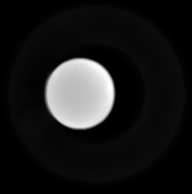
#> input picture notebooks/data2d_for_test_1.tif, 192 x 194 px
$ jupyter execute real_example_2d.ipynb   (shell and % lines are left out)
#> lines starting #> are read from the running program, lines starting #| are printed output that depends on the picture; after the words box and inside, x2 and y2 are one past the last pixel; in counts of white or black regions, pixels touching at a corner belong together
### sectorizedradialprofile/calculate_radial_profile.py
import numpy as np
import pandas as pd


class CalculateRadialProfile(object):

    def __init__(self, data: np.ndarray):
        """

        :param data: numpy 2D array
        :type data: np.array
        """
        self.data = data
        self.dimension = len(data.shape)
        if self.dimension not in [2, 3]:
            raise ValueError('Only 2D or 3D np.array are supported.')
        self.bool_2d = self.dimension == 2  # boolean indicator of data dimension, True: 2D, False: 3D
        self.center = None
        self.radius = None
        self.angle_range = None
        self.x0 = None
        self.y0 = None
        self.z0 = None
        self.param_list = []
        if self.bool_2d:
            self.y_index, self.x_index = np.indices(self.data.shape)
            self.y_len, self.x_len = np.shape(self.data)  # retrieve the size of the array
        else:
            self.z_index, self.y_index, self.x_index = np.indices(self.data.shape)
            self.z_len, self.y_len, self.x_len = np.shape(self.data)  # retrieve the size of the array
        self.final_radius_array = None
        self.final_data_array = None

    def add_params(self, center: tuple, radius=None, angle_range=None):
        """

        :param center: Origin of the radial plot, '(x0, y0)' or '(x0, y0, z0)'.
        :type center: tuple
        :param radius: The maximum distance from specified center. Optional, default 'None' used to include all.
        :type radius: int or float
        :param angle_range: Angular coverage in degrees '(0, 360)'. Optional, default 'None' used to include all.
        :type angle_range: tuple
        """
        self._validate_params(center=center, radius=radius, angle_range=angle_range)
        self.center = center
        self.radius = radius
        self.angle_range = angle_range
        self.x0 = self.center[0]
        self.y0 = self.center[1]
        self.param_list.append(form_param_dict(center=center, radius=radius, angle_range=angle_range))

    def calculate(self):
        """
        Performs the radial profile calculation
        :return:
        :rtype:
        """
        _final_radius_array = np.array([])
        _final_data_array = np.array([])
        for each_param_dict in self.param_list:
            _current_radius_array, _current_data_array = self.get_sorted_radial_array(each_param_dict)
            _final_radius_array = np.concatenate((_final_radius_array, _current_radius_array), axis=None)
            _final_data_array = np.concatenate((_final_data_array, _current_data_array), axis=None)
        self.final_radius_array = np.array(_final_radius_array)
        self.final_data_array = np.array(_final_data_array)
        self.calculate_profile()

    def calculate_profile(self):
        '''calculate the final profile'''
        df = pd.DataFrame()
        df['radius'] = self.final_radius_array
        df['value'] = self.final_data_array
        df1 = df.groupby('radius').agg({'value': ['mean', 'std', 'sem']})['value']
        self.radial_profile = df1

    def get_sorted_radial_array(self, param_dict):
        """
        :return: sorted radius array and data array
        :rtype: np.array
        """
        self.center = param_dict['center']
        self.radius = param_dict['radius']
        self.angle_range = param_dict['angle_range']
        self.x0 = self.center[0]
        self.y0 = self.center[1]
        if not self.bool_2d:
            self.z0 = self.center[2]

        self.calculate_pixels_radius()
        self.calculate_pixels_angle_position()
        self.turn_off_data_outside()
        self.sort_indices_of_radius()
        self.sort_data_by_radius_value()
        return self.sorted_radius[:], self.data_sorted_by_radius[:]

    def sort_data_by_radius_value(self):
        '''sort the working data by radius indices'''
        _data_sorted_by_radius = self.working_data.flat[self.sorted_radius_indices]
        _sorted_radius = self.radius_array.flat[self.sorted_radius_indices]
        _nan_indices = np.isnan(_data_sorted_by_radius)
        _not_nan_indices = np.invert(_nan_indices)
        self.data_sorted_by_radius = _data_sorted_by_radius[_not_nan_indices]
        self.sorted_radius = _sorted_radius[_not_nan_indices]
        # print(self.sorted_radius)

    def sort_indices_of_radius(self):
        '''sort the indices of the radius array'''
        sort_indices = np.argsort(self.radius_array.flat)
        self.sorted_radius_indices = sort_indices

    def turn_off_data_outside(self):
        '''using the angle range provided and the angle value of each pixels,
        this algorithm replace all the initial data by 0 outside the range specified'''
        inside_indices = np.isreal(self.data)
        if self.angle_range is not None:
            left_angles_indices = self.array_angle_deg >= self.angle_range[0]
            right_angles_indices = self.array_angle_deg <= self.angle_range[1]
            inside_indices = np.logical_and(left_angles_indices, right_angles_indices)
        if self.radius is not None:
            in_radius_indices = self.radius_array <= self.radius
            inside_indices = np.logical_and(inside_indices, in_radius_indices)
        not_keep_indices = np.invert(inside_indices)

        working_data = np.array(self.data, dtype=np.float64)  # forced array to be float so NaN can be used
        working_data[not_keep_indices] = np.nan  # replaced 0 with NaN so the mean & std can be calculated correctly
        #working_data[self.y0, self.x0] = 1  # make sure center is part of the pixel to keep

        self.working_data = working_data

    def calculate_pixels_angle_position(self):
        '''determine the angle position related to the top vertical center of
        each pixel in degrees'''
        if self.angle_range is not None:
            if self.bool_2d:
                complex_array = (self.y_index - self.y0) + 1j * \
                                (self.x_index - self.x0)
                # complex_array = (self.y_len - self.y_index - self.y0) + 1j * \
                #                 (self.x_index - self.x0)
                array_angle_deg = np.abs(np.angle(complex_array, deg=True) - 180)
                self.intermediate_array_angle_deg = array_angle_deg

                # removing all negative angles -> [0, 360[
                array_angle_deg_pos = np.array(array_angle_deg)
                for _y in np.arange(self.y_len):
                    for _x in np.arange(self.x_len):
                        _value = array_angle_deg[_y, _x]
                        if _value < 0:
                            array_angle_deg_pos[_y, _x] = 2 * 180 + _value

                self.array_angle_deg = array_angle_deg_pos
            else:
                raise ValueError('Angular range selection is not available for 3D data.')

    def calculate_pixels_radius(self):
        '''calculate radii of all pixels '''
        if self.bool_2d:
            r_array = np.sqrt((self.x_index - self.x0) ** 2 + (self.y_index - self.y0) ** 2)
            self.radius_array = r_array
        else:
            r_array = np.sqrt(
                (self.x_index - self.x0) ** 2 + (self.y_index - self.y0) ** 2 + (self.z_index - self.z0) ** 2)
            self.radius_array = r_array

    def _validate_params(self, center, radius, angle_range):
        assert type(center) == tuple
        if len(center) != self.dimension:
            raise ValueError("'center' input is not dimensionally correct for input data.")
        for each in center:
            if each < 0:
                raise ValueError("'center' input can not be negative.")
        if radius is not None:
            if radius <= 0:
                raise ValueError("'radius' has to be greater than zero.")
        if angle_range is not None:
            assert type(angle_range) == tuple
            assert len(angle_range) == 2
            for each in angle_range:
                if each < 0:
                    raise ValueError("'angle_range' has to be within (0, 360).")


# [31 lines left out: function load_label_analysis_amira, not called in this run]


def form_param_dict(center: tuple, radius: float, angle_range):
    """

    :param center: coordinates in form of (x,y) or (x, y, z)
    :type center: tuple
    :param radius: radius of the radial plot range
    :type radius: float
    :param angle_range: optional sector defined using tuple, eg. (0, 360)
    :type angle_range: tuple
    :return: shaped dictionary containing parameters
    :rtype: dict
    """
    _dict = {
        'center': center,
        'radius': radius,
        'angle_range': angle_range
    }
    return _dict

### notebooks/real_example_2d.ipynb
[cell 1]
import os
import sys
root_folder = os.path.dirname(os.getcwd())
sys.path.append(root_folder)
from sectorizedradialprofile.calculate_radial_profile import CalculateRadialProfile
import matplotlib.pyplot as plt
from skimage import io

Load the data

[cell 2]
data_2d_1 = io.imread('data2d_for_test_1.tif')
#> data_2d_1 is the input picture: shape (194, 192) float32; min 4.56e-08, max 0.00656, mean 0.00068
data_2d_2 = io.imread('data2d_for_test_2.tif')
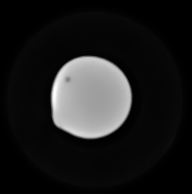
#> input picture notebooks/data2d_for_test_2.tif, 192 x 194 px
#> data_2d_2 is the input picture: shape (194, 192) float32; min 9.4e-09, max 0.00798, mean 0.000918
print(data_2d_1.shape)
#| (194, 192)
print(data_2d_2.shape)
#| (194, 192)

Visualize data

[cell 3]
plt.figure(0)
plt.imshow(data_2d_1)
plt.figure(1)
plt.imshow(data_2d_2)

[cell 4]
center_1 = (79, 93)
center_2 = (91, 97)
angle_range = None
radius = 45
o_profile_1 = CalculateRadialProfile(data=data_2d_1)
o_profile_1.add_params(center=center_1, radius=radius, angle_range=angle_range)
o_profile_1.calculate()
#> the loop in calculate, `for each_param_dict in self.param_list:` made 1 pass
#> pass 1, in turn_off_data_outside, `inside_indices = np.logical_and(inside_indices, in_radius_indices)`:
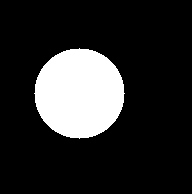
#> inside_indices: shape (194, 192) bool; 17.1% white; 1 white region, box (x1, y1, x2, y2) and area: (34, 48, 125, 139) 6361
#> in calculate, `self.final_radius_array = np.array(_final_radius_array)`: self.final_radius_array = 6361 values from 0 to 45
#> in calculate, `self.final_data_array = np.array(_final_data_array)`: self.final_data_array = 6361 values, max 0.00656 at index 3019, min 5.8e-06 at index 6342, mean 0.00332
o_profile_2 = CalculateRadialProfile(data=data_2d_2)
o_profile_2.add_params(center=center_2, radius=radius, angle_range=angle_range)
o_profile_2.calculate()
#> the loop in calculate (call 2), `for each_param_dict in self.param_list:` made 1 pass
#> pass 1, in turn_off_data_outside (call 2), `inside_indices = np.logical_and(inside_indices, in_radius_indices)`:
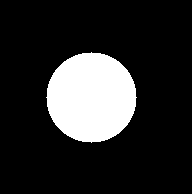
#> inside_indices: shape (194, 192) bool; 17.1% white; 1 white region, box (x1, y1, x2, y2) and area: (46, 52, 137, 143) 6361

[cell 5]
plt.figure(2)
plt.imshow(o_profile_1.working_data)
plt.figure(3)
plt.imshow(o_profile_2.working_data)
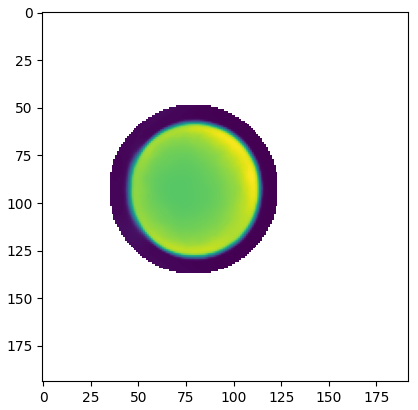
#> figure drawn by matplotlib, 1 panel

[cell 6]
df1 = o_profile_1.radial_profile
#> df1 = table of 626 rows and 3 columns
df2 = o_profile_2.radial_profile
#> df2 = table of 626 rows and 3 columns
plt.figure(5)
plt.errorbar(x=df1.index, y=df1['mean'], yerr=df1['sem'], label='sample_1')
plt.errorbar(x=df2.index, y=df2['mean'], yerr=df2['sem'], label='sample_2')
plt.xlabel('Radius in pixel')
plt.ylabel('Attenuation coefficient')
plt.title('Radial plot')
plt.legend()
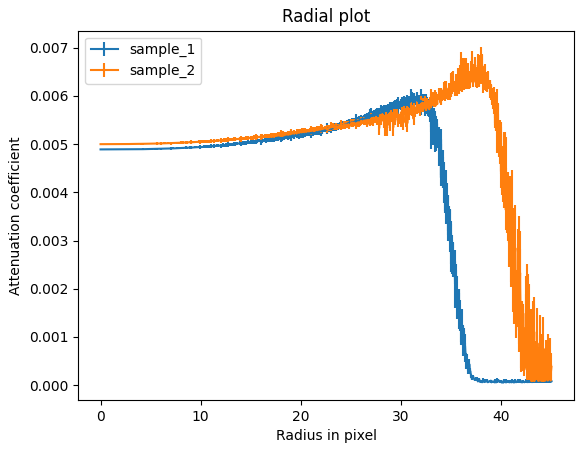
#> figure drawn by matplotlib, 1 panel; curve peaks at x = 31.58, y = 0.00592; curve peaks at x = 37.05, y = 0.00666
